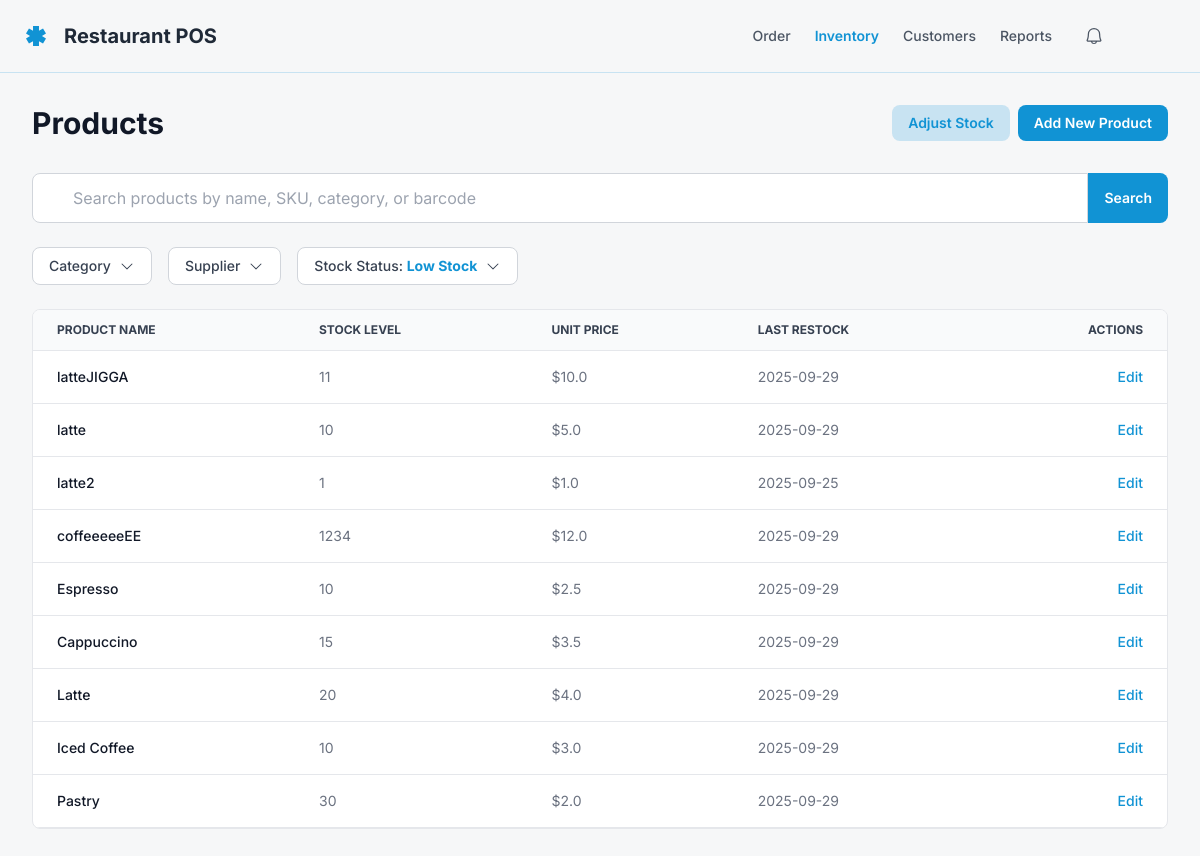
Page /inventory (signed in) on the committed database.
### models.py (models this page shows, shortened)
class Product(db.Model):
    id = db.Column(db.Integer, primary_key=True)
    name = db.Column(db.String(100), nullable=False, unique=True)
    category = db.Column(db.String(50), nullable=False, default="General")
    stock = db.Column(db.Integer, nullable=False, default=0)
    last_restocked = db.Column(db.DateTime, nullable=False, default=datetime.utcnow)
    price = db.Column(db.Float, nullable=False)
    image_url = db.Column(db.String(255), nullable=False)

### app.py (the view)
@app.route('/inventory')
def inventory():
    if 'user_id' not in session:
        flash('Please log in first.')
        return redirect(url_for('login'))
    category_filter = request.args.get('category')
    if category_filter:
        products = Product.query.filter_by(category=category_filter).all()
    else:
        products = Product.query.all()
        category_filter = "Category"  # default text when no filter
    categories = sorted({product.category for product in Product.query.all()})
    return render_template(
        'inventory.html',
        name=session['user_name'],
        products=products,
        categories=categories,
        current_category=category_filter
    )

### templates/inventory.html (shortened to what this page needs)
<!DOCTYPE html>
<html lang="en"><head>
<script src="https://cdn.tailwindcss.com?plugins=forms,container-queries"></script>
</head>
<body class="font-display bg-background-light dark:bg-background-dark">
  <div class="flex min-h-screen w-full flex-col">
    <header
      class="flex items-center justify-between whitespace-nowrap border-b border-primary/20 dark:border-primary/30 px-6 py-4"
    >
      <div class="flex items-center gap-4 text-gray-800 dark:text-white">
        <div class="size-6 text-primary">
        </div>
        <h2 class="text-xl font-bold text-gray-800 dark:text-white">
          Restaurant POS
        </h2>
      </div>
      <div class="flex items-center gap-6">
        <nav
          class="hidden md:flex items-center gap-6 text-sm font-medium text-gray-600 dark:text-gray-300"
        >
          <a class="hover:text-primary" href="order">Order</a>
          <a class="text-primary font-semibold" href="/inventory">Inventory</a>
          <a class="hover:text-primary" href="#">Customers</a>
          <a class="hover:text-primary" href="#">Reports</a>
        </nav>
        <button
          class="relative rounded-full p-2 hover:bg-primary/10 dark:hover:bg-primary/20 text-gray-600 dark:text-gray-300"
        >
        </button>
        <div
          class="bg-center bg-no-repeat aspect-square bg-cover rounded-full size-10"
          style='background-image: url("https://lh3.googleusercontent.com/aida-public/AB6AXuB6Tq417C3PCcqpe9t6bUDuc65tZZK3HAN8H9y-8XwZroYtPZvJkyH-tt3uxR1m7LJQgrnRTrJUrNHCnyRTA1NjwV2EG0Gxhfr8HJvSZHWM332v3q93BTPPmsAb9L6f-_kRs4VNW3NR0YQ4zDNzj3dWq1X9hggZYDdWNSzFkLu6ezPUD-RkkII9ADtl2HjRNWoevB8a1Cm4yU9Pcmi2lPYc2GWNRedGIP1F0c9y3X_CjL3eT5TAmv-W_fmnEEbnzPasLJNoMoFO4-M");'
        ></div>
      </div>
    </header>
    <main class="flex-1 px-4 sm:px-6 lg:px-8 py-8">
      <div class="max-w-7xl mx-auto">
        <div
          class="flex flex-wrap items-center justify-between gap-4 mb-8"
        >
          <h1 class="text-3xl font-bold text-gray-900 dark:text-white">
            Products
          </h1>
          <div class="flex items-center gap-2">
            <button
              class="bg-primary/20 dark:bg-primary/30 text-primary font-semibold py-2 px-4 rounded-lg text-sm hover:bg-primary/30 dark:hover:bg-primary/40"
            >
              Adjust Stock
            </button>
            <button onclick="openModal()" class="bg-primary text-white font-semibold py-2 px-4 rounded-lg text-sm hover:opacity-90">
              Add New Product
            </button>
          </div>
        </div>
        <div class="mb-6">
          <div class="relative">
            <div
              class="absolute inset-y-0 left-0 pl-3 flex items-center pointer-events-none"
            >
            </div>
            <form class="flex w-full mb-6" method="get" action="{{ url_for('inventory') }}">
              <div class="relative flex-1">
                <div class="absolute inset-y-0 left-0 pl-3 flex items-center pointer-events-none">
                </div>
                <input
                  class="w-full pl-10 pr-4 py-3 rounded-l-lg bg-white dark:bg-background-dark border border-gray-300 dark:border-gray-700 focus:outline-none focus:ring-2 focus:ring-primary focus:border-transparent text-gray-900 dark:text-white placeholder-gray-400 dark:placeholder-gray-500"
                  placeholder="Search products by name, SKU, category, or barcode"
                  type="text"
                  name="search"
                  value="{{ request.args.get('search', '') }}"
                />
              </div>
              <button
                type="submit"
                class="bg-primary text-white font-semibold py-3 px-4 rounded-r-lg text-sm hover:opacity-90"
              >
                Search
              </button>
            </form>
          </div>
        </div>
        <div class="flex flex-wrap items-center gap-4 mb-6">
<div x-data="{ open: false, selected: '{{ current_category or 'All' }}' }" class="relative inline-block">
  <button
    @click="open = !open"
    class="flex items-center gap-2 rounded-lg bg-white dark:bg-background-dark border border-gray-300 dark:border-gray-700 px-4 py-2 text-sm font-medium text-gray-700 dark:text-gray-300 hover:bg-gray-50 dark:hover:bg-gray-800"
  >
    <span x-text="selected"></span>
    <svg
      fill="currentColor"
      height="16"
      viewBox="0 0 256 256"
      width="16"
      xmlns="http://www.w3.org/2000/svg"
      :class="{ 'rotate-180': open }"
      class="transition-transform duration-200"
    >
      <path d="M213.66,101.66l-80,80a8,8,0,0,1-11.32,0l-80-80A8,8,0,0,1,53.66,90.34L128,164.69l74.34-74.35a8,8,0,0,1,11.32,11.32Z"></path>
    </svg>
  </button>
</div>
          <button
            class="flex items-center gap-2 rounded-lg bg-white dark:bg-background-dark border border-gray-300 dark:border-gray-700 px-4 py-2 text-sm font-medium text-gray-700 dark:text-gray-300 hover:bg-gray-50 dark:hover:bg-gray-800"
          >
            <span>Supplier</span>
            <svg
              fill="currentColor"
              height="16"
              viewBox="0 0 256 256"
              width="16"
              xmlns="http://www.w3.org/2000/svg"
            >
              <path
                d="M213.66,101.66l-80,80a8,8,0,0,1-11.32,0l-80-80A8,8,0,0,1,53.66,90.34L128,164.69l74.34-74.35a8,8,0,0,1,11.32,11.32Z"
              ></path>
            </svg>
          </button>
          <button
            class="flex items-center gap-2 rounded-lg bg-white dark:bg-background-dark border border-gray-300 dark:border-gray-700 px-4 py-2 text-sm font-medium text-gray-700 dark:text-gray-300 hover:bg-gray-50 dark:hover:bg-gray-800"
          >
            <span
              >Stock Status:
              <span class="font-bold text-primary">Low Stock</span></span
            >
            <svg
              fill="currentColor"
              height="16"
              viewBox="0 0 256 256"
              width="16"
              xmlns="http://www.w3.org/2000/svg"
            >
              <path
                d="M213.66,101.66l-80,80a8,8,0,0,1-11.32,0l-80-80A8,8,0,0,1,53.66,90.34L128,164.69l74.34-74.35a8,8,0,0,1,11.32,11.32Z"
              ></path>
            </svg>
          </button>
        </div>
        <div
          class="overflow-x-auto rounded-lg border border-gray-200 dark:border-gray-700 bg-white dark:bg-background-dark"
        >
          <table
            class="w-full text-sm text-left text-gray-500 dark:text-gray-400"
          >
            <thead
              class="text-xs text-gray-700 dark:text-gray-300 uppercase bg-gray-50 dark:bg-gray-800"
            >
              <tr>
                <th class="px-6 py-3" scope="col">Product Name</th>
                <th class="px-6 py-3" scope="col">Stock Level</th>
                <th class="px-6 py-3" scope="col">Unit Price</th>
                <th class="px-6 py-3" scope="col">Last Restock</th>
                <th class="px-6 py-3 text-right" scope="col">Actions</th>
              </tr>
            </thead>
            <tbody>
              <tr
                class="border-b border-gray-200 dark:border-gray-700 hover:bg-gray-50 dark:hover:bg-gray-800/50"
              >
              {% for product in products %}
              <tr
              class="border-b border-gray-200 dark:border-gray-700 hover:bg-gray-50 dark:hover:bg-gray-800/50"
            >
              <th
                class="px-6 py-4 font-medium text-gray-900 dark:text-white whitespace-nowrap"
                scope="row"
              >
              {{ product.name }}
              </th>
              <td class="px-6 py-4">{{ product.stock }}</td>
              <td class="px-6 py-4">${{ product.price }}</td>
              <td class="px-6 py-4">{{ product.last_restocked.strftime('%Y-%m-%d') }}</td>
              <td class="px-6 py-4 text-right">
                <a
                  class="font-medium text-primary hover:underline"
                  href="{{ url_for('edit_product', product_id=product.id) }}"
                >
                  Edit
                </a>
              </td>
            </tr>
            {% endfor %}
            </tbody>
          </table>
        </div>
      </div>
</main>
</div>
</body></html>

### rows in the picture
Product: name "latteJIGGA", stock "11", price "10.0", last_restocked "2025-09-29"
Product: name "latte", stock "10", price "5.0", last_restocked "2025-09-29"
Product: name "latte2", stock "1", price "1.0", last_restocked "2025-09-25"
Product: name "coffeeeeeEE", stock "1234", price "12.0", last_restocked "2025-09-29"
Product: name "Espresso", stock "10", price "2.5", last_restocked "2025-09-29"
Product: name "Cappuccino", stock "15", price "3.5", last_restocked "2025-09-29"
Product: name "Latte", stock "20", price "4.0", last_restocked "2025-09-29"
Product: name "Iced Coffee", stock "10", price "3.0", last_restocked "2025-09-29"
Product: name "Pastry", stock "30", price "2.0", last_restocked "2025-09-29"
